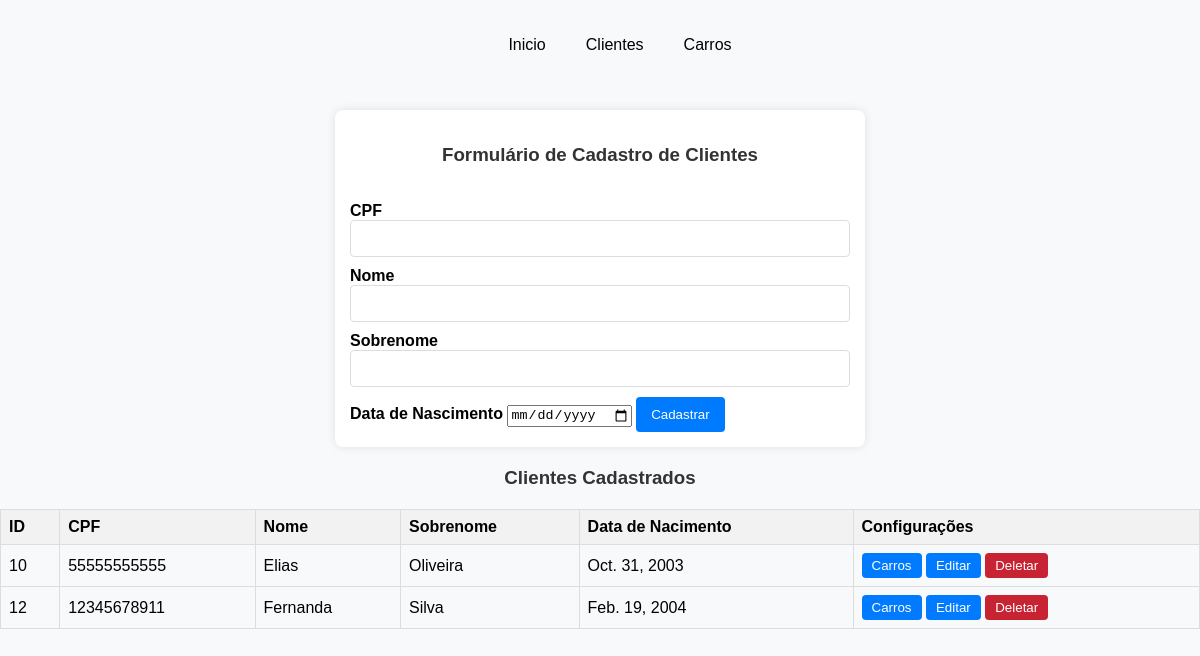
The page /core/homeClientes on the database as committed earlier.
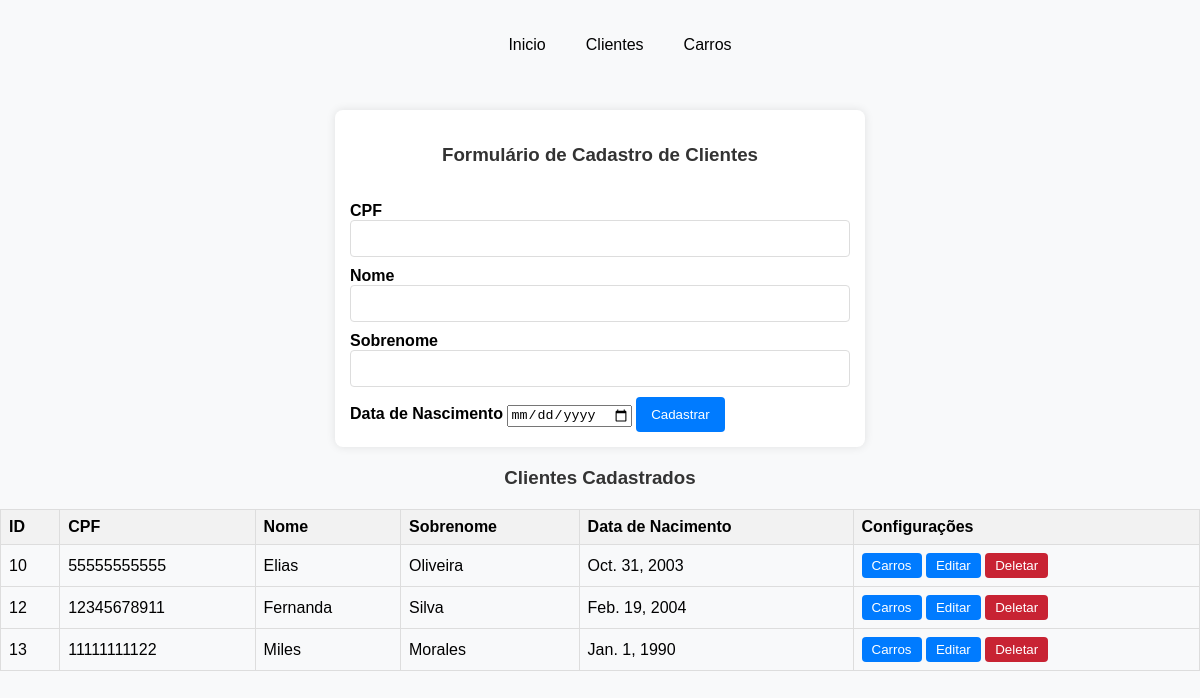
The same page on the database as committed later.
### core/models.py (models this page shows, shortened)
class Cliente(models.Model):
    cpf = models.CharField(max_length=11, null=False, default="")
    nome = models.CharField(max_length=50, null=False, default="")
    sobrenome = models.CharField(max_length=100, null=False, default="")
    nascimento = models.DateField()

### core/views.py (the view)
# urls.py: path('homeClientes', views.homeClientes, name="homeClientes"),
def homeClientes(request):
  clientes = Cliente.objects.all()
  return render (request, "clientes.html", {'clientes': clientes})

### core/static/templates/clientes.html (shortened to what this page needs)
{% extends 'base.html' %}
{% block body %}
<div class="formulario">
  <form name="formulario-cadastro" action="{% url 'salvarCliente' %}" method="POST">
    <h3>Formulário de Cadastro de Clientes</h3>
    <br>
    <label for="nome"><strong>CPF</strong></label>
    <input type="text" name="cpf" required>
    <label for="nome"><strong>Nome</strong></label>
    <input type="text" name="nome" required>
    <label for="nome"><strong>Sobrenome</strong></label>
    <input type="text" name="sobrenome" required>
    <label for="nome"><strong>Data de Nascimento</strong></label>
    <input type="date" name="nascimento" required>
    <button type="submit">Cadastrar</button>
  </form>
</div>
<div class="Tabela">
  <h3>Clientes Cadastrados</h3>
  <table>
    <thead>
      <tr>
        <th>ID</th>
        <th>CPF</th>
        <th>Nome</th>
        <th>Sobrenome</th>
        <th>Data de Nacimento</th>
        <th>Configurações</th>
      </tr>
    </thead>
    <tbody>
      {% for cliente in clientes %}
      <tr>
        <td>{{ cliente.id }}</td>
        <td>{{ cliente.cpf }}</td>
        <td>{{ cliente.nome }}</td>
        <td>{{ cliente.sobrenome }}</td>
        <td>{{ cliente.nascimento }}</td>
        <td>
          <a href="{% url 'homeCarros' %}"><button class="botoes" id="editar">Carros</button></a>
          <a href="{% url 'editarCliente' cliente.id%}"><button class="botoes" id="editar">Editar</button></a>
          <a href="{% url 'deletarCliente' cliente.id %}"><button class="botoes" id="deletar">Deletar</button></a>
        </td>
      </tr>
      {% endfor %}
    </tbody>
  </table>
</div>
{% endblock %}

Rows that differ between the two databases and show on the page:
added Cliente: id "13", cpf "11111111122", nome "Miles", sobrenome "Morales", nascimento "Jan. 1, 1990"
